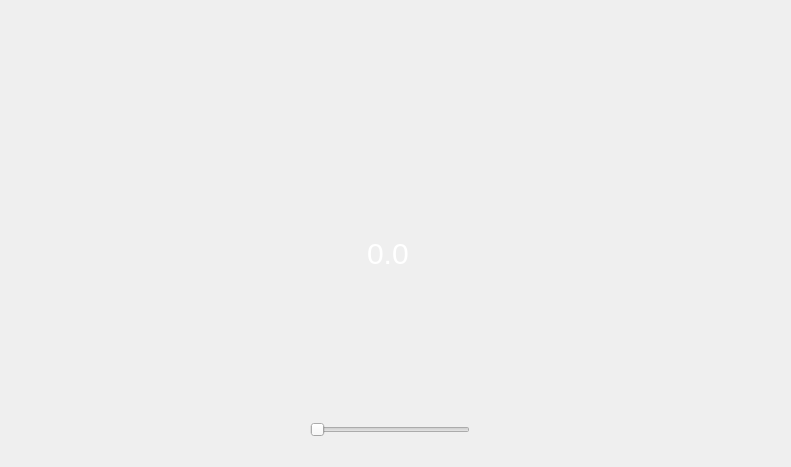
<?xml version="1.0" encoding="UTF-8"?>
<ui version="4.0">
 <class>MainWindow</class>
 <widget class="QMainWindow" name="MainWindow">
  <property name="geometry">
   <rect>
    <x>0</x>
    <y>0</y>
    <width>791</width>
    <height>467</height>
   </rect>
  </property>
  <property name="windowTitle">
   <string>MainWindow</string>
  </property>
  <property name="styleSheet">
   <string notr="true">background-image: url(:/images/Speedtest.net-empty.png) 0 0 0 0 stretch stretch;</string>
  </property>
  <widget class="QWidget" name="centralWidget">
   <widget class="IndicatorWidget" name="widget_indicator" native="true">
    <property name="geometry">
     <rect>
      <x>264</x>
      <y>71</y>
      <width>270</width>
      <height>270</height>
     </rect>
    </property>
    <property name="styleSheet">
     <string notr="true">background:transparent;</string>
    </property>
    <widget class="QCustomPlot" name="widget_graph" native="true">
     <property name="geometry">
      <rect>
       <x>30</x>
       <y>180</y>
       <width>201</width>
       <height>61</height>
      </rect>
     </property>
    </widget>
    <widget class="QLabel" name="label_speed">
     <property name="geometry">
      <rect>
       <x>103</x>
       <y>167</y>
       <width>111</width>
       <height>31</height>
      </rect>
     </property>
     <property name="styleSheet">
      <string notr="true">font-size:30px;color:white;</string>
     </property>
     <property name="text">
      <string>0.0</string>
     </property>
    </widget>
   </widget>
   <widget class="QSlider" name="horizontalSlider">
    <property name="geometry">
     <rect>
      <x>310</x>
      <y>420</y>
      <width>160</width>
      <height>19</height>
     </rect>
    </property>
    <property name="minimum">
     <number>63</number>
    </property>
    <property name="maximum">
     <number>297</number>
    </property>
    <property name="orientation">
     <enum>Qt::Horizontal</enum>
    </property>
   </widget>
  </widget>
 </widget>
 <layoutdefault spacing="6" margin="11"/>
 <customwidgets>
  <customwidget>
   <class>IndicatorWidget</class>
   <extends>QWidget</extends>
   <header>indicatorwidget.h</header>
   <container>1</container>
  </customwidget>
  <customwidget>
   <class>QCustomPlot</class>
   <extends>QWidget</extends>
   <header>qcustomplot.h</header>
   <container>1</container>
  </customwidget>
 </customwidgets>
 <resources/>
 <connections/>
</ui>
